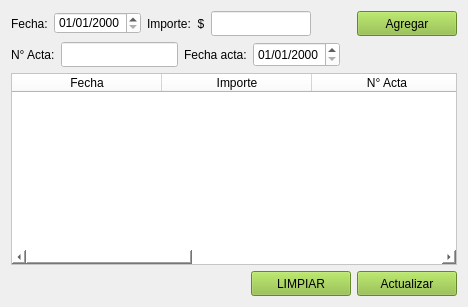
     <widget class="QWidget" name="tab_8">
      <attribute name="title">
       <string>Capitalización</string>
      </attribute>
      <layout class="QGridLayout" name="gridLayout_5">
       <item row="0" column="0">
        <layout class="QHBoxLayout" name="horizontalLayout_35">
         <item>
          <widget class="QLabel" name="label_95">
           <property name="text">
            <string>Fecha:</string>
           </property>
          </widget>
         </item>
         <item>
          <widget class="QDateEdit" name="dte_fec_capitalizacion">
           <property name="styleSheet">
            <string notr="true">background-color: rgb(255, 255, 255);</string>
           </property>
           <property name="displayFormat">
            <string>dd/MM/yyyy</string>
           </property>
          </widget>
         </item>
         <item>
          <widget class="QLabel" name="label_96">
           <property name="text">
            <string>Importe:  $</string>
           </property>
          </widget>
         </item>
         <item>
          <widget class="QLineEdit" name="lne_importe_capitaliza">
           <property name="minimumSize">
            <size>
             <width>100</width>
             <height>25</height>
            </size>
           </property>
           <property name="maximumSize">
            <size>
             <width>100</width>
             <height>25</height>
            </size>
           </property>
           <property name="styleSheet">
            <string notr="true">background-color: rgb(255, 255, 255);</string>
           </property>
          </widget>
         </item>
         <item>
          <spacer name="horizontalSpacer_28">
           <property name="orientation">
            <enum>Qt::Horizontal</enum>
           </property>
           <property name="sizeHint" stdset="0">
            <size>
             <width>40</width>
             <height>20</height>
            </size>
           </property>
          </spacer>
         </item>
         <item>
          <widget class="QPushButton" name="boton_agregar_capitaliza">
           <property name="minimumSize">
            <size>
             <width>100</width>
             <height>25</height>
            </size>
           </property>
           <property name="maximumSize">
            <size>
             <width>100</width>
             <height>25</height>
            </size>
           </property>
           <property name="styleSheet">
            <string notr="true">background-color: rgb(140, 189, 58);</string>
           </property>
           <property name="text">
            <string>Agregar</string>
           </property>
          </widget>
         </item>
        </layout>
       </item>
       <item row="1" column="0">
        <layout class="QHBoxLayout" name="horizontalLayout_63">
         <item>
          <widget class="QLabel" name="label_110">
           <property name="text">
            <string>N° Acta:</string>
           </property>
          </widget>
         </item>
         <item>
          <widget class="QLineEdit" name="lne_nro_acta_capitaliza">
           <property name="minimumSize">
            <size>
             <width>0</width>
             <height>25</height>
            </size>
           </property>
           <property name="maximumSize">
            <size>
             <width>16777215</width>
             <height>25</height>
            </size>
           </property>
           <property name="styleSheet">
            <string notr="true">background-color: rgb(255, 255, 255);</string>
           </property>
          </widget>
         </item>
         <item>
          <widget class="QLabel" name="label_111">
           <property name="text">
            <string>Fecha acta:</string>
           </property>
          </widget>
         </item>
         <item>
          <widget class="QDateEdit" name="dte_fec_acta_capitaliza">
           <property name="minimumSize">
            <size>
             <width>0</width>
             <height>25</height>
            </size>
           </property>
           <property name="maximumSize">
            <size>
             <width>16777215</width>
             <height>25</height>
            </size>
           </property>
           <property name="styleSheet">
            <string notr="true">background-color: rgb(255, 255, 255);</string>
           </property>
           <property name="displayFormat">
            <string>dd/MM/yyyy</string>
           </property>
          </widget>
         </item>
         <item>
          <spacer name="horizontalSpacer_30">
           <property name="orientation">
            <enum>Qt::Horizontal</enum>
           </property>
           <property name="sizeHint" stdset="0">
            <size>
             <width>40</width>
             <height>20</height>
            </size>
           </property>
          </spacer>
         </item>
        </layout>
       </item>
       <item row="2" column="0">
        <widget class="QTableWidget" name="tw_historia_capitaliza">
         <property name="styleSheet">
          <string notr="true">background-color: rgb(255, 255, 255);</string>
         </property>
         <attribute name="horizontalHeaderDefaultSectionSize">
          <number>150</number>
         </attribute>
         <attribute name="horizontalHeaderMinimumSectionSize">
          <number>150</number>
         </attribute>
         <column>
          <property name="text">
           <string>Fecha</string>
          </property>
          <property name="background">
           <color>
            <red>191</red>
            <green>220</green>
            <blue>173</blue>
           </color>
          </property>
         </column>
         <column>
          <property name="text">
           <string>Importe</string>
          </property>
          <property name="background">
           <color>
            <red>191</red>
            <green>220</green>
            <blue>173</blue>
           </color>
          </property>
         </column>
         <column>
          <property name="text">
           <string>N° Acta</string>
          </property>
          <property name="background">
           <color>
            <red>191</red>
            <green>220</green>
            <blue>173</blue>
           </color>
          </property>
         </column>
         <column>
          <property name="text">
           <string>Fecha acta</string>
          </property>
          <property name="background">
           <color>
            <red>191</red>
            <green>220</green>
            <blue>173</blue>
           </color>
          </property>
         </column>
         <column>
          <property name="text">
           <string>ID</string>
          </property>
          <property name="background">
           <color>
            <red>177</red>
            <green>215</green>
            <blue>154</blue>
           </color>
          </property>
         </column>
        </widget>
       </item>
       <item row="3" column="0">
        <layout class="QHBoxLayout" name="horizontalLayout_36">
         <item>
          <spacer name="horizontalSpacer_29">
           <property name="orientation">
            <enum>Qt::Horizontal</enum>
           </property>
           <property name="sizeHint" stdset="0">
            <size>
             <width>40</width>
             <height>20</height>
            </size>
           </property>
          </spacer>
         </item>
         <item>
          <widget class="QPushButton" name="boton_limpiar_5">
           <property name="minimumSize">
            <size>
             <width>100</width>
             <height>25</height>
            </size>
           </property>
           <property name="maximumSize">
            <size>
             <width>100</width>
             <height>25</height>
            </size>
           </property>
           <property name="styleSheet">
            <string notr="true">color: rgb(0, 0, 0);
background-color: rgb(140, 189, 58);</string>
           </property>
           <property name="text">
            <string>LIMPIAR</string>
           </property>
          </widget>
         </item>
         <item>
          <widget class="QPushButton" name="boton_actualizar_capitali">
           <property name="minimumSize">
            <size>
             <width>100</width>
             <height>25</height>
            </size>
           </property>
           <property name="maximumSize">
            <size>
             <width>100</width>
             <height>25</height>
            </size>
           </property>
           <property name="styleSheet">
            <string notr="true">background-color: rgb(140, 189, 58);
color: rgb(0, 0, 0);</string>
           </property>
           <property name="text">
            <string>Actualizar</string>
           </property>
          </widget>
         </item>
        </layout>
       </item>
      </layout>
     </widget>
